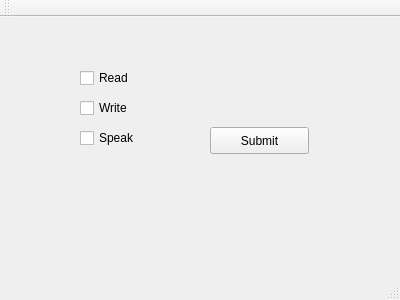
<?xml version="1.0" encoding="UTF-8"?>
<ui version="4.0">
 <class>MainWindow</class>
 <widget class="QMainWindow" name="MainWindow">
  <property name="geometry">
   <rect>
    <x>0</x>
    <y>0</y>
    <width>400</width>
    <height>300</height>
   </rect>
  </property>
  <property name="windowTitle">
   <string>MainWindow</string>
  </property>
  <widget class="QWidget" name="centralWidget">
   <widget class="QCheckBox" name="checkBox_r">
    <property name="geometry">
     <rect>
      <x>80</x>
      <y>50</y>
      <width>97</width>
      <height>22</height>
     </rect>
    </property>
    <property name="text">
     <string>Read</string>
    </property>
   </widget>
   <widget class="QCheckBox" name="checkBox_w">
    <property name="geometry">
     <rect>
      <x>80</x>
      <y>80</y>
      <width>97</width>
      <height>22</height>
     </rect>
    </property>
    <property name="text">
     <string>Write</string>
    </property>
   </widget>
   <widget class="QCheckBox" name="checkBox_s">
    <property name="geometry">
     <rect>
      <x>80</x>
      <y>110</y>
      <width>97</width>
      <height>22</height>
     </rect>
    </property>
    <property name="text">
     <string>Speak</string>
    </property>
   </widget>
   <widget class="QPushButton" name="pushButton_submit">
    <property name="geometry">
     <rect>
      <x>210</x>
      <y>110</y>
      <width>99</width>
      <height>27</height>
     </rect>
    </property>
    <property name="text">
     <string>Submit</string>
    </property>
   </widget>
  </widget>
  <widget class="QMenuBar" name="menuBar">
   <property name="geometry">
    <rect>
     <x>0</x>
     <y>0</y>
     <width>400</width>
     <height>25</height>
    </rect>
   </property>
  </widget>
  <widget class="QToolBar" name="mainToolBar">
   <attribute name="toolBarArea">
    <enum>TopToolBarArea</enum>
   </attribute>
   <attribute name="toolBarBreak">
    <bool>false</bool>
   </attribute>
  </widget>
  <widget class="QStatusBar" name="statusBar"/>
 </widget>
 <layoutdefault spacing="6" margin="11"/>
 <resources/>
 <connections/>
</ui>
